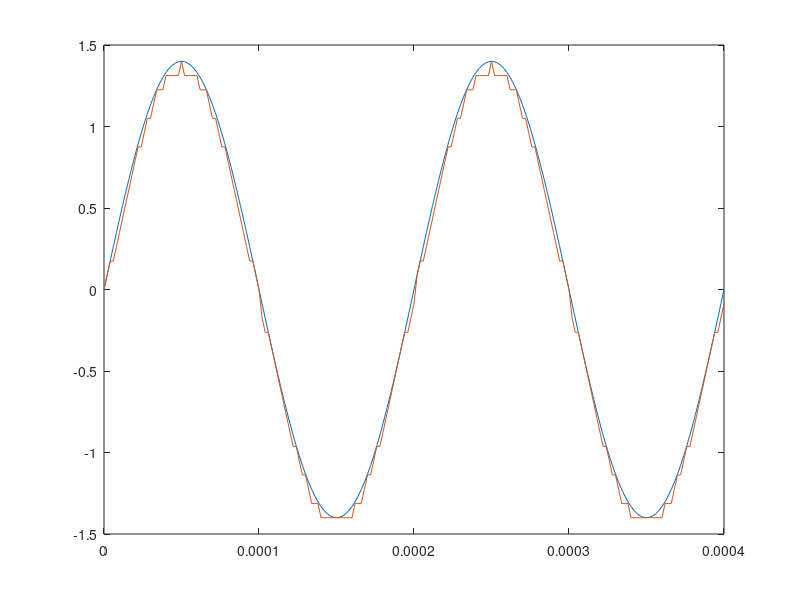

MATLAB code for this plot: (Note: this script raises an error after producing the figure.)
%==========================================================================
% José Alisson de Albuquerque Pinto
% 10/0107974
%
% This code quantizes a signal and plots its SNR with different values of
% bits and p.
%==========================================================================

clc
close all;
clear all;

fc = 5e3; % Signal frequency
fs = 500e3; % Sampling frequency
NCycles = 2; % Number of cycles
Am = 7; % Amplitude of the signal
p = 20/100; % Percentage of input
bits = 5; % Number of bits
L = 2^bits; % Number of quantized levels

%--------------------------------------------------------------------------
% Create a signal

t = 0:1/fs:NCycles*(1/fc);
x1 = Am*p*sin(2*pi*fc*t);

%--------------------------------------------------------------------------
% Quantize the signal

mp = max(abs(x1)); % Máximum level of the quantizer
% floor(x) rounds each element of X to the nearest integer less than or equal to that element.
Qx = mp*(1/(L/2))*floor((L/2)*(x1/mp)); % t/mp will take values between [-1, 1]
% and (L/2)*(t/mp) will take [-(L/2), (L/2)] and cover all the L values
figure(1), plot(t, x1, t, Qx, '-') % Plot the MSG and the quantized MSG

%--------------------------------------------------------------------------
% Do the calculation and plot the PSD of the signal

pxx = pwelch(x1);
PSD = dspdata.psd(pxx, 'fs', fs);
S1 = (norm(x1)^2)/length(x1);
sprintf('Power of input signal is %f W', S1)
figure(2), plot(PSD) % Plots the power spectral density
QxError = (mp^2)/L;
for b = [1, 2, 4, 8, 16]
    SNR_quant = (3*power(4, b)*S1)/(mp^2);
    SNR = 10*log10(SNR_quant);
end
figure(3), plot(b, SNR)
